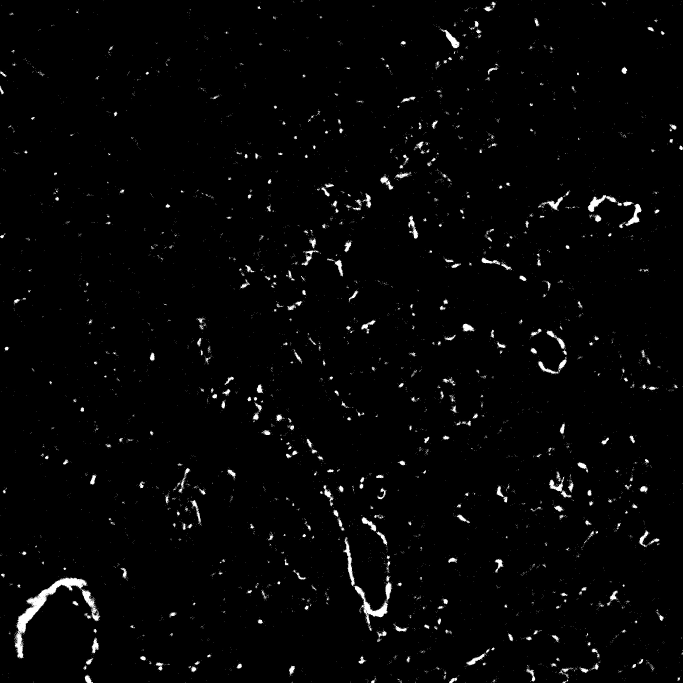
#> input picture Pulmonary Lung Fibrosis Project/verification.jpg, 2048 x 2048 px, found by its file name (shown at 1/3 size)
$ python data_verification.py
#> lines starting #> are read from the running program, lines starting #| are printed output that depends on the picture; after the words box and inside, x2 and y2 are one past the last pixel; in counts of white or black regions, pixels touching at a corner belong together
'''Module 2: count black and white pixels in a .jpg and extrapolate points'''

from termcolor import colored
import cv2
import numpy as np
import matplotlib.pyplot as plt
from scipy.interpolate import interp1d
import pandas as pd

# Load the images you want to analyze

filenames = [
    r"C:\Users\rmslo\OneDrive\Documents\GitHub\project-two-compbme\verification.jpg",
            ]

# Enter the depth of each image (in the same order that the images are listed above; you can find these in the .csv file provided to you which is tilted: "Filenames and Depths for Students")
depths = [
    3900,
    ]

# Make the lists that will be used

images = []
white_counts = []
black_counts = []
white_percents = []

# Build the list of all the images you are analyzing

for filename in filenames:
    img = cv2.imread(filename, 0)
#> img is the input picture: shape (2048, 2048); min 0, max 255, mean 5.2
    images.append(img)

# For each image (until the end of the list of images), calculate the number of black and white pixels and make a list that contains this information for each filename.

for x in range(len(filenames)):
    _, binary = cv2.threshold(images[x], 127, 255, cv2.THRESH_BINARY)

    white = np.sum(binary == 255)
    black = np.sum(binary == 0)

    white_counts.append(white)
    black_counts.append(black)
#> this loop made 1 pass
#> (white, black) on pass 1: (83951, 4110353)
#> pass 1, `_, binary = cv2.threshold(images[x], 127, 255, cv2.THRESH_BINARY)`:
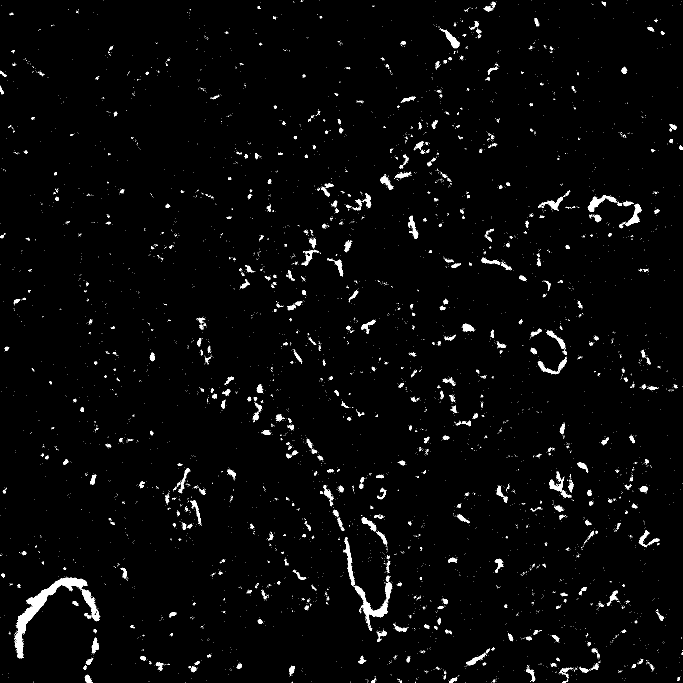
#> binary: shape (2048, 2048) (shown at 1/3 size); 2% white; 6833 white regions (6311 under 20 px), largest, box (x1, y1, x2, y2) and area: (43, 1730, 261, 1975) 7973, (1061, 1757, 1164, 1875) 2609, (246, 1767, 300, 1863) 1581
#> after the loop, black_counts = [4110353]; white_counts = [83951]

# Print the number of white and black pixels in each image.

print(colored("Counts of pixel by color in each image", "yellow"))
for x in range(len(filenames)):
    print(colored(f"White pixels in image {x}: {white_counts[x]}", "white"))
    print(colored(f"Black pixels in image {x}: {black_counts[x]}", "black"))
    print()
#> this loop made 1 pass
#| White pixels in image 0: 83951
#| Black pixels in image 0: 4110353

# Calculate the percentage of pixels in each image that are white and make a list that contains these percentages for each filenamae

for x in range(len(filenames)):
    white_percent = (100 * (white_counts[x] / (black_counts[x] + white_counts[x])))
    white_percents.append(white_percent)
#> this loop made 1 pass
#> white_percent on pass 1: 2
#> after the loop, white_percents = [2]

# Print the filename (on one line in red font), and below that line print the percent white pixels and depth

print(colored("Percent white px:", "yellow"))
for x in range(len(filenames)):
    print(colored(f'{filenames[x]}:',"red"))
    print(f'{white_percents[x]}% White | Depth: {depths[x]} microns')
    print()

'''Write your data to a .csv file'''

# Create a DataFrame that includes the filenames, depths, and percentage of white pixels
df = pd.DataFrame({
    'Filenames': filenames,
    'Depths': depths,
    'White percents': white_percents
})
#> df = table of 1 rows and 3 columns

# Write that DataFrame to a .csv file

df.to_csv('Percent_White_Pixels.csv', index=False)

print("CSV file 'Percent_White_Pixels.csv' has been created.")

'''the .csv writing subroutine ends here'''
